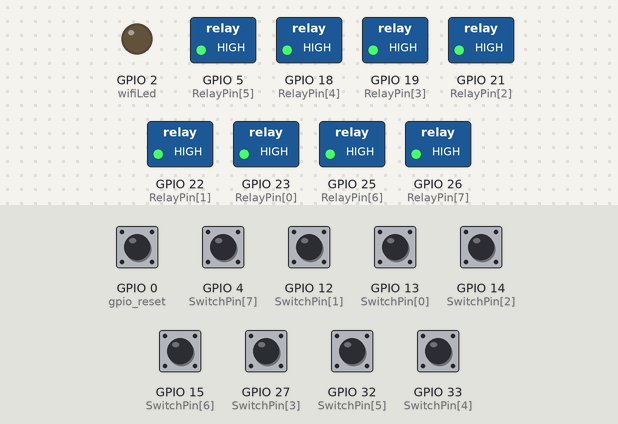
The sketch below on a simulated ESP32. Shown: switched loads named in the sketch (green lamp = pin HIGH), output pins drawn as LEDs (lit = HIGH). The test bench sets the inputs (shaded band); at power-on: GPIO 0 (gpio_reset), GPIO 4 (SwitchPin[7]), GPIO 12 (SwitchPin[1]), GPIO 13 (SwitchPin[0]), GPIO 14 (SwitchPin[2]), GPIO 15 (SwitchPin[6]), GPIO 27 (SwitchPin[3]), GPIO 32 (SwitchPin[5]), GPIO 33 (SwitchPin[4]) HIGH. WiFi joins after 1.5 s; servers stay silent unless stated; what the sketch prints to the serial monitor is not drawn.

Above: at 1.2 s.
1.3 s: GPIO 4 (SwitchPin[7]) pulled LOW for 0.15 s
At 1.9 s:
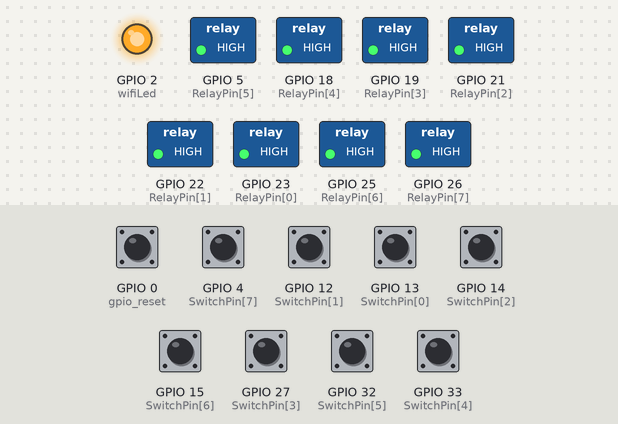
3.0 s: GPIO 12 (SwitchPin[1]) pulled LOW for 0.15 s
At 3.07 s:
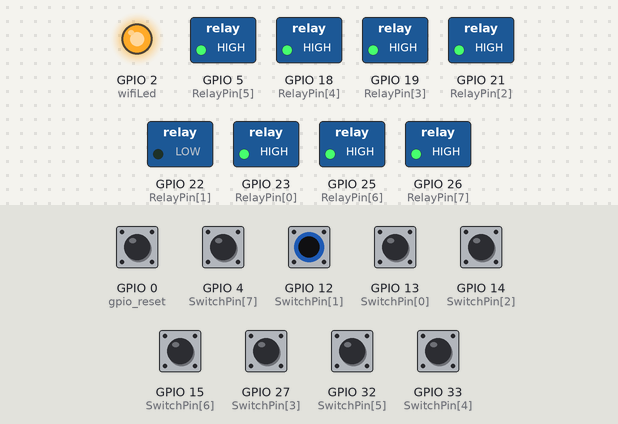
4.6 s: GPIO 13 (SwitchPin[0]) pulled LOW for 0.15 s
At 4.67 s:
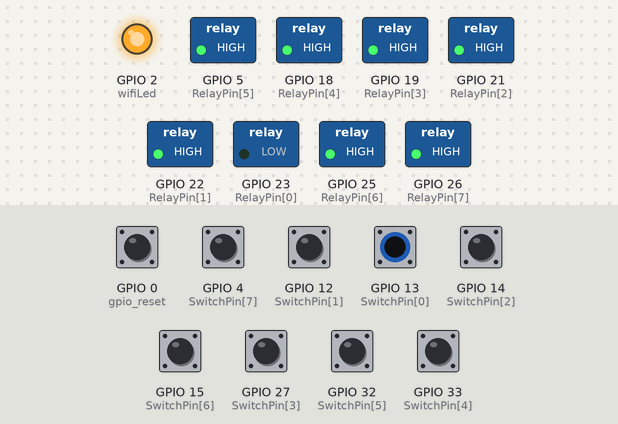
6.2 s: GPIO 14 (SwitchPin[2]) pulled LOW for 0.15 s
At 6.27 s:
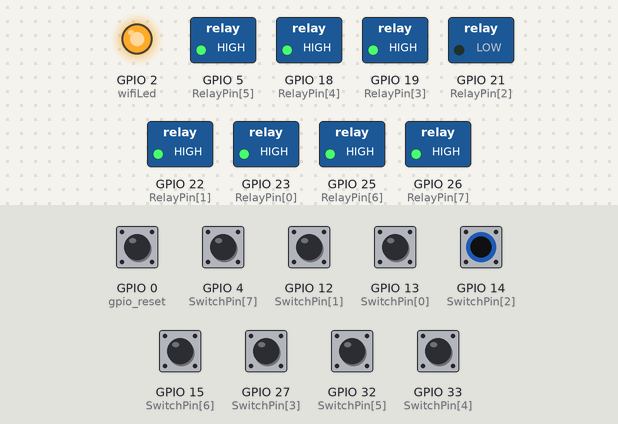
7.8 s: GPIO 15 (SwitchPin[6]) pulled LOW for 0.15 s
At 7.87 s:
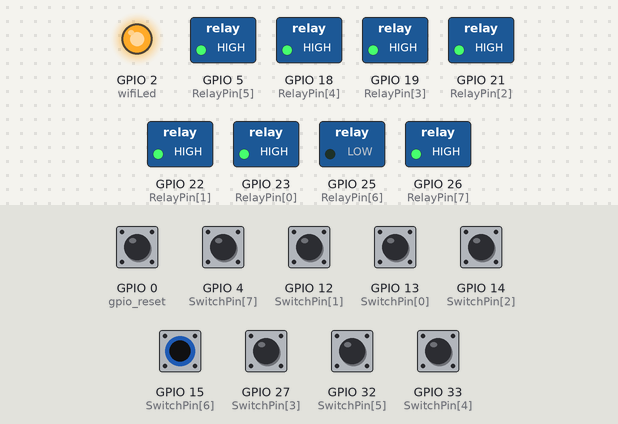
9.4 s: GPIO 27 (SwitchPin[3]) pulled LOW for 0.15 s
At 9.47 s:
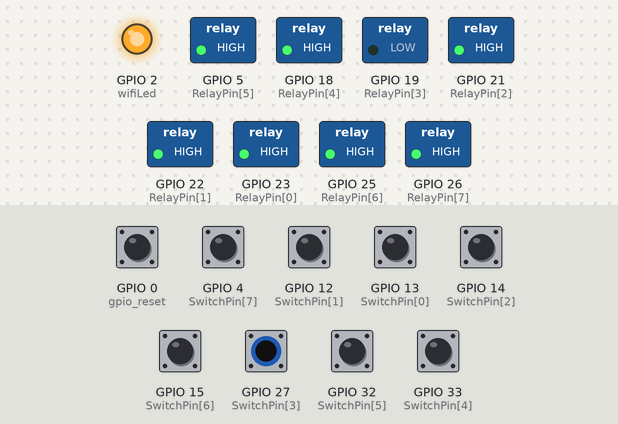
Timing chart, 0 to 12.0 s (numbered marks = the images above; inputs shaded):
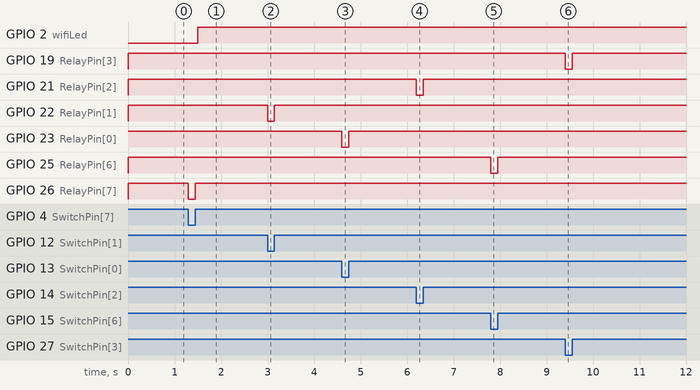

Measured:
- after the input at 1.3 s, GPIO 26 (RelayPin[7]): HIGH → LOW at once, → HIGH 0.15 s later
- after the input at 3.0 s, GPIO 22 (RelayPin[1]): HIGH → LOW at once, → HIGH 0.15 s later
- after the input at 4.6 s, GPIO 23 (RelayPin[0]): HIGH → LOW at once, → HIGH 0.15 s later
- after the input at 6.2 s, GPIO 21 (RelayPin[2]): HIGH → LOW at once, → HIGH 0.15 s later
- after the input at 7.8 s, GPIO 25 (RelayPin[6]): HIGH → LOW at once, → HIGH 0.15 s later
- after the input at 9.4 s, GPIO 19 (RelayPin[3]): HIGH → LOW at once, → HIGH 0.15 s later

The sketch:

smart_home_automation.ino
```cpp
#include "RMaker.h"
#include "WiFi.h"
#include "WiFiProv.h"

// ------------------- SERVICE DETAILS -------------------
const char *service_name = "RudraHome";
const char *pop = "12345678";

char nodeName[] = "ESP32_Home";

// ------------------- DEVICE NAMES -------------------
char deviceName_1[] = "LED";
char deviceName_2[] = "Small LED";
char deviceName_3[] = "Night Lamp";
char deviceName_4[] = "Smart Light";
char deviceName_5[] = "Charging Port";
char deviceName_6[] = "Shelf Light";
char deviceName_7[] = "Relay7";
char deviceName_8[] = "Home Theatre";

// ------------------- RELAY PINS -------------------
uint8_t RelayPin[] = {23, 22, 21, 19, 18, 5, 25, 26};

// ------------------- SWITCH PINS -------------------
uint8_t SwitchPin[] = {13, 12, 14, 27, 33, 32, 15, 4};

// ------------------- STATUS LED -------------------
uint8_t wifiLed = 2;

// ------------------- RESET BUTTON -------------------
uint8_t gpio_reset = 0;

// ------------------- STATES -------------------
bool toggleState[8] = {0};
bool switchState[8] = {0};

// ------------------- RAINMAKER SWITCHES -------------------
Switch my_switch1(deviceName_1, &RelayPin[0]);
Switch my_switch2(deviceName_2, &RelayPin[1]);
Switch my_switch3(deviceName_3, &RelayPin[2]);
Switch my_switch4(deviceName_4, &RelayPin[3]);
Switch my_switch5(deviceName_5, &RelayPin[4]);
Switch my_switch6(deviceName_6, &RelayPin[5]);
Switch my_switch7(deviceName_7, &RelayPin[6]);
Switch my_switch8(deviceName_8, &RelayPin[7]);

Switch *switchArray[] = {
  &my_switch1,
  &my_switch2,
  &my_switch3,
  &my_switch4,
  &my_switch5,
  &my_switch6,
  &my_switch7,
  &my_switch8
};

// =====================================================
// WRITE CALLBACK
// =====================================================
void write_callback(Device *device,
                    Param *param,
                    const param_val_t val,
                    void *priv_data,
                    write_ctx_t *ctx)
{

  for (int i = 0; i < 8; i++) {

    if (strcmp(device->getDeviceName(),
               switchArray[i]->getDeviceName()) == 0) {

      toggleState[i] = val.val.b;

      digitalWrite(RelayPin[i],
                   toggleState[i] ? LOW : HIGH);

      param->updateAndReport(val);
    }
  }
}

// =====================================================
// MANUAL SWITCH CONTROL
// =====================================================
void manual_control()
{
  for (int i = 0; i < 8; i++) {

    // SWITCH PRESSED
    if (digitalRead(SwitchPin[i]) == LOW &&
        switchState[i] == LOW) {

      digitalWrite(RelayPin[i], LOW);

      toggleState[i] = 1;
      switchState[i] = HIGH;

      switchArray[i]->updateAndReportParam(
        ESP_RMAKER_DEF_POWER_NAME,
        true
      );
    }

    // SWITCH RELEASED
    if (digitalRead(SwitchPin[i]) == HIGH &&
        switchState[i] == HIGH) {

      digitalWrite(RelayPin[i], HIGH);

      toggleState[i] = 0;
      switchState[i] = LOW;

      switchArray[i]->updateAndReportParam(
        ESP_RMAKER_DEF_POWER_NAME,
        false
      );
    }
  }
}

// =====================================================
// WIFI EVENT
// =====================================================
void sysProvEvent(arduino_event_t *sys_event)
{
  switch (sys_event->event_id) {

    case ARDUINO_EVENT_WIFI_STA_CONNECTED:
      Serial.println("WiFi Connected");
      digitalWrite(wifiLed, HIGH);
      break;

    case ARDUINO_EVENT_WIFI_STA_DISCONNECTED:
      Serial.println("WiFi Disconnected");
      digitalWrite(wifiLed, LOW);
      break;

    default:
      break;
  }
}

// =====================================================
// SETUP
// =====================================================
void setup()
{
  Serial.begin(115200);

  // RELAY SETUP
  for (int i = 0; i < 8; i++) {

    pinMode(RelayPin[i], OUTPUT);

    digitalWrite(RelayPin[i], HIGH);

    pinMode(SwitchPin[i], INPUT_PULLUP);
  }

  // LED
  pinMode(wifiLed, OUTPUT);

  // RESET BUTTON
  pinMode(gpio_reset, INPUT);

  // =====================================================
  // NODE INITIALIZATION
  // =====================================================
  Node my_node = RMaker.initNode(nodeName);

  // ADD DEVICES
  for (int i = 0; i < 8; i++) {

    switchArray[i]->addCb(write_callback);

    my_node.addDevice(*switchArray[i]);
  }

  // OPTIONAL FEATURES
  RMaker.enableOTA(OTA_USING_PARAMS);

  // START RAINMAKER
  RMaker.start();

  // WIFI EVENT
  WiFi.onEvent(sysProvEvent);

  // =====================================================
  // START PROVISIONING
  // =====================================================
  WiFiProv.beginProvision(
    WIFI_PROV_SCHEME_BLE,
    WIFI_PROV_SCHEME_HANDLER_NONE,
    WIFI_PROV_SECURITY_1,
    pop,
    service_name
  );

  Serial.println("BLE Provisioning Started");
WiFiProv.printQR(service_name, pop, "ble");
  // INITIAL STATE UPDATE
  for (int i = 0; i < 8; i++) {

    switchArray[i]->updateAndReportParam(
      ESP_RMAKER_DEF_POWER_NAME,
      false
    );
  }
}

// =====================================================
// LOOP
// =====================================================
void loop()
{
  // =====================================================
  // RESET BUTTON
  // =====================================================
  if (digitalRead(gpio_reset) == LOW) {

    delay(100);

    int startTime = millis();

    while (digitalRead(gpio_reset) == LOW) {
      delay(50);
    }

    int endTime = millis();

    // FACTORY RESET
    if ((endTime - startTime) > 10000) {

      Serial.println("Factory Reset");

      RMakerFactoryReset(2);
    }

    // WIFI RESET
    else if ((endTime - startTime) > 3000) {

      Serial.println("WiFi Reset");

      RMakerWiFiReset(2);
    }
  }

  // WIFI LED STATUS
  if (WiFi.status() == WL_CONNECTED)
    digitalWrite(wifiLed, HIGH);
  else
    digitalWrite(wifiLed, LOW);

  // MANUAL CONTROL
  manual_control();
}
```
